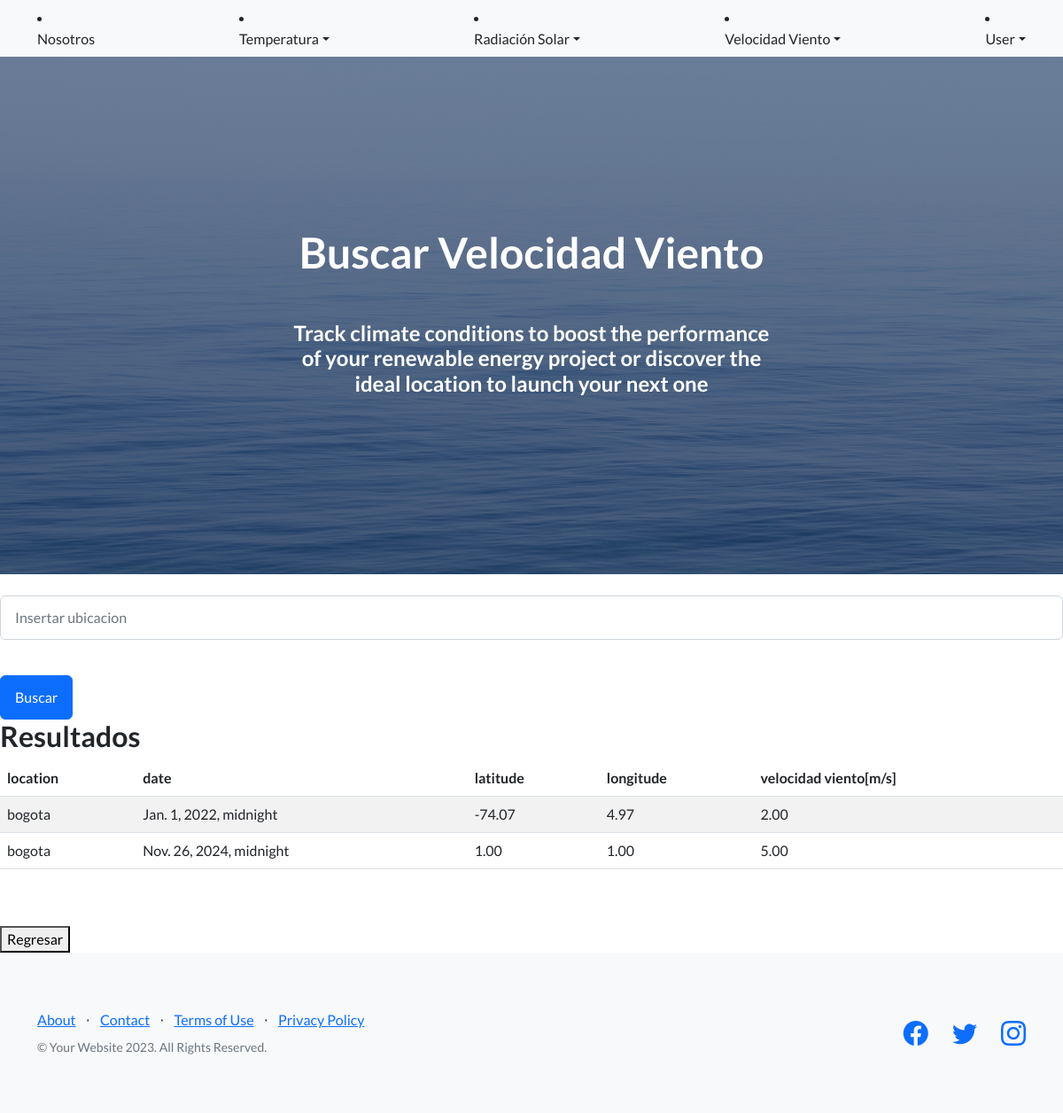
/buscar_wind/ (signed in), run on the app's committed database.
### AppObservations/models.py (models this page shows, shortened)
class WindVar(models.Model):
    latitude = models.DecimalField(max_digits=10,decimal_places=2)
    length = models.DecimalField(max_digits=10,decimal_places=2)
    date = models.DateTimeField()
    location = models.CharField(max_length=50)
    value = models.DecimalField(max_digits=10, decimal_places=2)

### AppObservations/views.py (the view)
# urls.py: path('buscar_wind/', buscarwind,name='buscar_wind'),
@login_required
def buscarwind(request):
    query = request.GET.get('q', '')
    if query:
        data = WindVar.objects.filter(location__icontains=query)
    else:
        data = WindVar.objects.all()
    return render(request, "appobs/buscar_wind.html", {"query":query, "data":data})

### AppObservations/templates/appobs/buscar_wind.html
{% extends "appobs/home.html" %}
{% block h1_header %} Buscar Velocidad Viento {%endblock h1_header %}
{% block main_content %}
<br>
<form method="get" action="{% url 'buscar_wind' %}">
    <div class="mb-3">
        <input type="text" name="q" class="form-control" placeholder="Insertar ubicacion" value="{{ query }}">
    </div>
    <br>
    <button type="submit" class="btn btn-primary">Buscar</button>
</form>
{% if data %}
<h2>Resultados</h2>
<table class="table table-striped">
    <thead>
        <tr>
            <th>location</th>
            <th>date</th>
            <th>latitude</th>
            <th>longitude</th>
            <th>velocidad viento[m/s]</th>
        </tr>
    </thead>
    <tbody>
        {% for result in data %}
        <tr>
            <td>{{result.location}}</td>
            <td>{{result.date}}</td>
            <td>{{result.latitude}}</td>
            <td>{{result.length}}</td>
            <td>{{result.value}}</td>
        </tr>
        {% endfor %}
    </tbody>
</table>
{% else %}
<p>No se encontraron ubicaciones.</p>
{% endif %}
<br>
<br>
<button onclick="location.href = '/wind/lista/'">Regresar</button>
{% endblock main_content %}

### data on the page
WindVar: location "bogota", date "Jan. 1, 2022, midnight", latitude "-74.07", length "4.97", value "2.00"
WindVar: location "bogota", date "Nov. 26, 2024, midnight", latitude "1.00", length "1.00", value "5.00"
